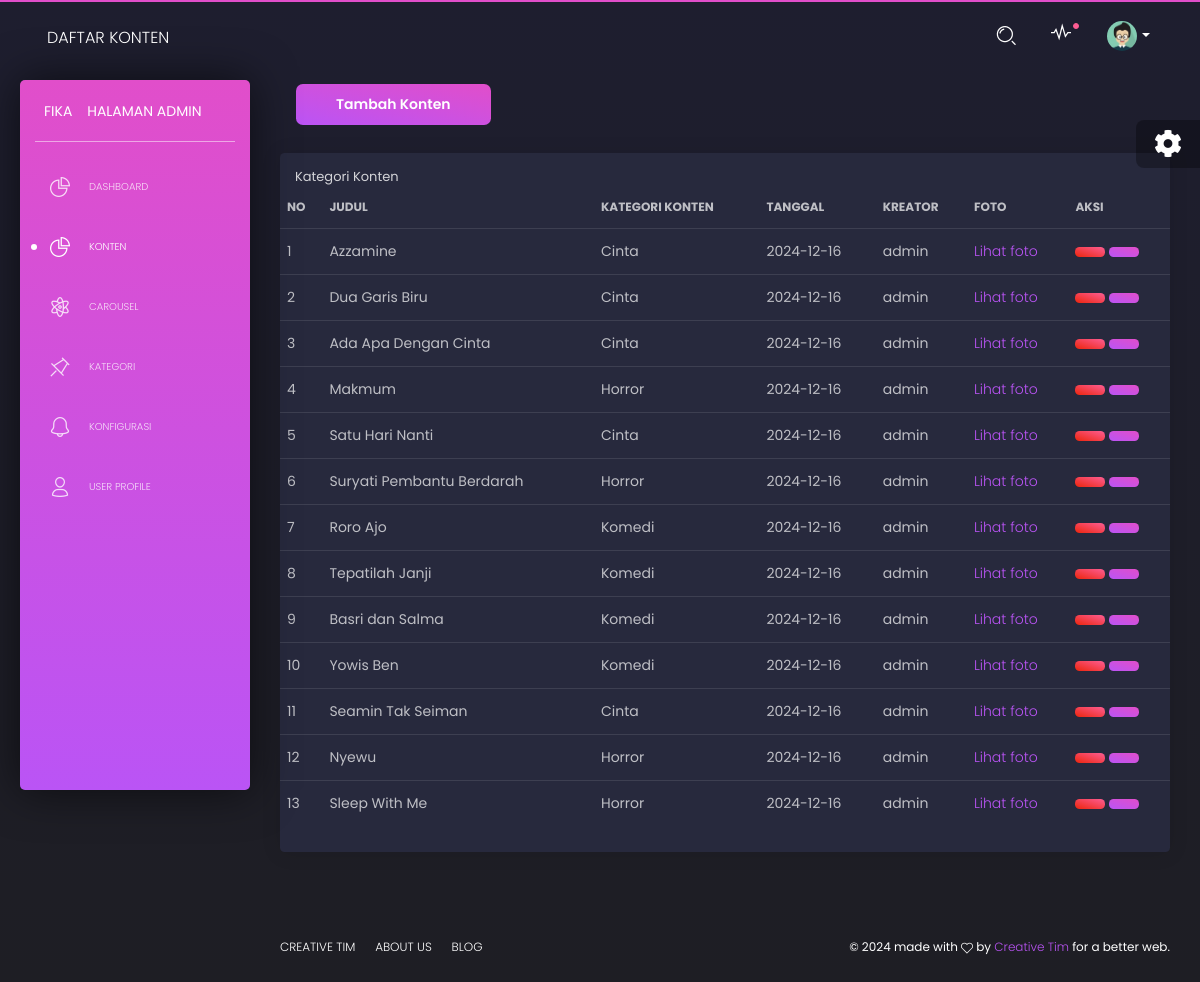
Screenshot of /index.php/admin/konten with the database file from the repository.
### tables this page shows
CREATE TABLE `konten` (
  `id_konten` int NOT NULL,
  `judul` varchar(200) NOT NULL,
  `keterangan` text NOT NULL,
  `foto` varchar(50) NOT NULL,
  `slug` varchar(200) NOT NULL,
  `id_kategori` varchar(20) NOT NULL,
  `tanggal` date NOT NULL,
  `username` varchar(50) NOT NULL
);

CREATE TABLE `kategori` (
  `id_kategori` int NOT NULL,
  `nama_kategori` varchar(200) NOT NULL
);

CREATE TABLE `user` (
  `id_user` int NOT NULL,
  `username` varchar(70) NOT NULL,
  `nama` varchar(100) NOT NULL,
  `password` varchar(200) NOT NULL,
  `level` varchar(50) NOT NULL
);

### application/controllers/admin/Konten.php (called while the page is built, shortened)
<?php
class Konten extends CI_Controller
{
    public function __construct()
    {
        $this->load->model("User_model");
    }
    public function index()
    {
        $this->db->from('kategori');
        $this->db->order_by('nama_kategori', 'ASC');
        $kategori = $this->db->get()->result_array();
        $this->db->from('konten a');
        $this->db->join('kategori b', 'a.id_kategori=b.id_kategori', 'left');
        $this->db->join('user c', 'a.username=c.username', 'left');
        $this->db->order_by('tanggal', 'DESC');
        $konten = $this->db->get()->result_array();
        $data = array(
            'judul_halaman' => 'Daftar Konten',
            'kategori'          => $kategori,
            'konten'          => $konten,
        );
        $this->load->view('admin/konten_index', $data);
    }
}

### index.php (called while the page is built, shortened)
<?php
require_once BASEPATH.'core/CodeIgniter.php';

### application/views/admin/konten_index.php (the view, shortened to what this page needs)
<!DOCTYPE html>
<html lang="en">
<head>
    <?php require_once('css.php') ?>
</head>
<body class=" ">
    <div class="wrapper ">
        <div class="sidebar">
            <div class="sidebar-wrapper">
                <?php require_once('woi.php') ?>
            </div>
            <div class="main-panel">
                <?php require_once('nav.php')?>
                <div class="content">
                    <div class="row">
                        <div class="col-md-12">
                            <div class="container-xxl flex-grow-1 container-p-y">
                                <div class="col-lg-4 col-md-6">
                                    <div class="mb-4">
                                        <button type="button" class="btn btn-primary" data-bs-toggle="modal" data-bs-target="#modalCenter" fdprocessedid="iw7x2p">
                                            Tambah Konten
                                        </button>
                                    </div>
                                </div>
                            </div>
                            <div class="card">
                                <h5 class="card-header">Kategori Konten</h5>
                                <div class="table-responsive text-nowrap">
                                    <table class="table">
                                        <thead>
                                            <tr>
                                                <th>No</th>
                                                <th>Judul</th>
                                                <th>Kategori Konten</th>
                                                <th>Tanggal</th>
                                                <th>Kreator</th>
                                                <th>Foto</th>
                                                <th>Aksi</th>
                                            </tr>
                                        </thead>
                                        <tbody class="table-border-bottom-0">
                                            <?php $no = 1;
                                            foreach ($konten as $aa) { ?>
                                                <tr>
                                                    <td><?= $no; ?></td>
                                                    <td><?= $aa['judul'] ?></td>
                                                    <td><?= $aa['nama_kategori'] ?></td>
                                                    <td><?= $aa['tanggal'] ?></td>
                                                    <td><?= $aa['nama'] ?></td>
                                                    <td>
                                                        <a href="<?= base_url('upload/konten/' . $aa['foto'] ) ?>" target="_blank">
                                                            <span class="tf-icons bx bx-search"></span>Lihat foto
                                                        </a>
                                                    </td>
                                                    <td>
                                                        <a class="btn btn-sm btn-danger"
                                                            onClick="return confirm('Apakah anda yakin untuk menghapus ini?')"
                                                            href="<?= base_url('admin/konten/hapus/' . $aa['foto']) ?>">
                                                        </a>
                                                        <button type="button" class="btn btn-sm btn-primary" data-bs-toggle="modal" data-bs-target="#konten<?= $no; ?>" fdprocessedid="iw7x2p">
                                                        </button>
                                                    </td>
                                                </tr>
                                            <?php $no++;
                                            } ?>
                                        </tbody>
                                    </table>
                                </div>
                            </div>
                        </div>
                    </div>
                </div>
            </div>
            <footer class="footer">
                <div class="container-fluid">
                    <nav>
                        <ul>
                            <li>
                                <a href="https://www.creative-tim.com">
                                    Creative Tim
                                </a>
                            </li>
                            <li>
                                <a href="http://presentation.creative-tim.com">
                                    About Us
                                </a>
                            </li>
                            <li>
                                <a href="http://blog.creative-tim.com">
                                    Blog
                                </a>
                            </li>
                        </ul>
                    </nav>
                    <div class="copyright float-right">
                        ©
                         made with <i class="tim-icons icon-heart-2"></i> by
                        <a href="https://www.creative-tim.com" target="_blank">Creative Tim</a> for a better web.
                    </div>
            </footer>
        </div>
    <div class="fixed-plugin">
        <div class="dropdown show-dropdown">
            <a href="#" data-toggle="dropdown">
                <i class="fa fa-cog fa-2x"> </i>
            </a>
        </div>
    </div>
</body>
</html>

### rows the page displays
konten: judul "Azzamine", id_kategori.nama_kategori "Cinta", tanggal "2024-12-16", user.nama "admin"
konten: judul "Dua Garis Biru", id_kategori.nama_kategori "Cinta", tanggal "2024-12-16", user.nama "admin"
konten: judul "Ada Apa Dengan Cinta", id_kategori.nama_kategori "Cinta", tanggal "2024-12-16", user.nama "admin"
konten: judul "Makmum", id_kategori.nama_kategori "Horror", tanggal "2024-12-16", user.nama "admin"
konten: judul "Satu Hari Nanti", id_kategori.nama_kategori "Cinta", tanggal "2024-12-16", user.nama "admin"
konten: judul "Suryati Pembantu Berdarah", id_kategori.nama_kategori "Horror", tanggal "2024-12-16", user.nama "admin"
konten: judul "Roro Ajo", id_kategori.nama_kategori "Komedi", tanggal "2024-12-16", user.nama "admin"
konten: judul "Tepatilah Janji", id_kategori.nama_kategori "Komedi", tanggal "2024-12-16", user.nama "admin"
konten: judul "Basri dan Salma", id_kategori.nama_kategori "Komedi", tanggal "2024-12-16", user.nama "admin"
konten: judul "Yowis Ben", id_kategori.nama_kategori "Komedi", tanggal "2024-12-16", user.nama "admin"
konten: judul "Seamin Tak Seiman", id_kategori.nama_kategori "Cinta", tanggal "2024-12-16", user.nama "admin"
konten: judul "Nyewu", id_kategori.nama_kategori "Horror", tanggal "2024-12-16", user.nama "admin"
konten: judul "Sleep With Me", id_kategori.nama_kategori "Horror", tanggal "2024-12-16", user.nama "admin"

### other values shown
$judul_halaman "DAFTAR KONTEN"
